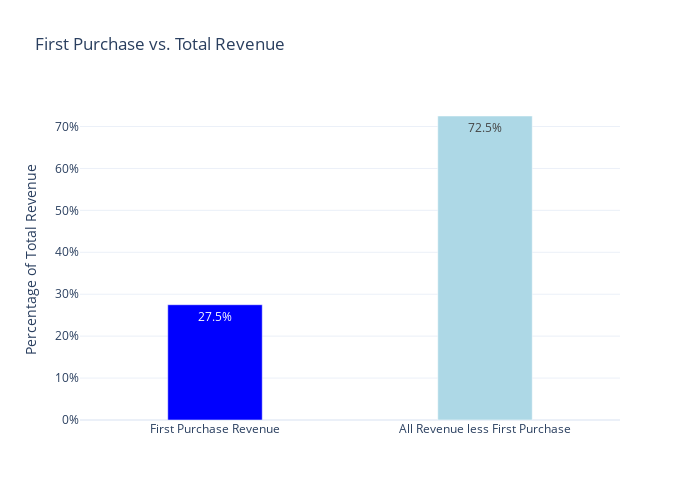

The notebook cell saved with this chart:
### Code cell
# -- 8. FIRST PURCHASE VS. TOTAL REVENUE --

# Remove canceled/refunded, keep only revenue > 0
data_m2_noCancel_noRefund = data_m2[
    ~data_m2['order_status'].str.contains("|".join(order_status_keyWords_Refund_Cancel), case=False, na=False) & 
    (data_m2['revenue_converted'] > 0)
].copy()

# Ensure numeric data
data_m2_noCancel_noRefund['Grand Total (Base)'] = pd.to_numeric(data_m2_noCancel_noRefund['revenue_converted'], errors='coerce')

# Calculate the first purchase value for each customer
data_m2_noCancel_noRefund['First Purchase Value'] = data_m2_noCancel_noRefund.groupby('user_id')['Grand Total (Base)'].transform('first')

# Group by customer to calculate total and first purchase revenues
client_data = data_m2_noCancel_noRefund.groupby('user_id').agg({
    'Grand Total (Base)': 'sum',
    'First Purchase Value': 'first'
})

# Calculate metrics
total_revenue = client_data['Grand Total (Base)'].sum()
first_purchase_revenue = client_data['First Purchase Value'].sum()
revenue_less_first_purchase = total_revenue - first_purchase_revenue

# Create a Plotly bar chart
fig_first_purchase_vs_revenue = go.Figure()

# Add bars for first purchase revenue and remaining revenue
fig_first_purchase_vs_revenue.add_trace(go.Bar(
    x=["First Purchase Revenue", "All Revenue less First Purchase"],
    y=[first_purchase_revenue / total_revenue * 100, revenue_less_first_purchase / total_revenue * 100],
    text=[f"{first_purchase_revenue / total_revenue * 100:.1f}%", f"{revenue_less_first_purchase / total_revenue * 100:.1f}%"],  # Rounded to 1 decimal place
    textposition='auto',
    marker=dict(color=['blue', 'lightblue']),
    width=0.35  # Reduce the width of the bars
))

# Customize the layout
fig_first_purchase_vs_revenue.update_layout(
    title="First Purchase vs. Total Revenue",
    xaxis_title="",  # Remove the x-axis title
    yaxis_title="Percentage of Total Revenue",
    yaxis=dict(ticksuffix="%"),
    template="plotly_white",
    width=700,
    height=500,
    bargap=0.3,  # Add some gap between the bars
)

# Show the chart
fig_first_purchase_vs_revenue.show()

### Figure 1 — Plotly figure (JSON) as saved in the notebook; plotly's stock layout.template omitted (floating-point values rounded to 4 significant figures)
{"data": [{"marker": {"color": ["blue", "lightblue"]}, "text": ["27.5%", "72.5%"], "textposition": "auto", "type": "bar", "width": 0.35, "x": ["First Purchase Revenue", "All Revenue less First Purchase"], "y": [27.49, 72.51]}], "layout": {"bargap": 0.3, "height": 500, "title": {"text": "First Purchase vs. Total Revenue"}, "width": 700, "xaxis": {"title": {"text": ""}}, "yaxis": {"ticksuffix": "%", "title": {"text": "Percentage of Total Revenue"}}}}
